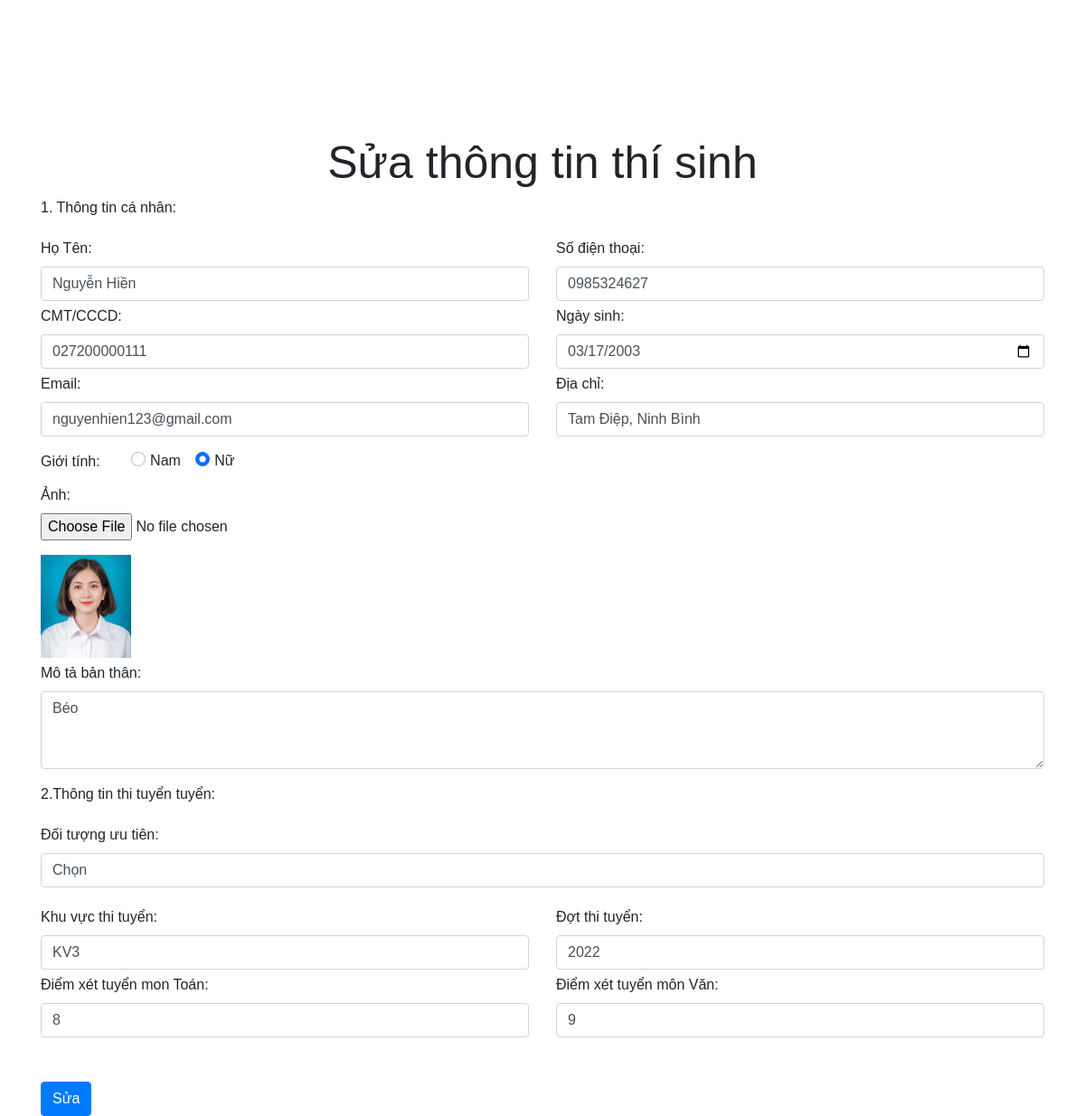
The page /doan/quantrihs/suahs.php?id=111 (signed in) on the database its author committed.
### tables this page shows
CREATE TABLE `hoso` (
  `Id_Hoso` int(255) NOT NULL,
  `Id` int(50) NOT NULL,
  `Ho_Ten` varchar(100) NOT NULL,
  `Ngay_Sinh` date NOT NULL,
  `Gioi_Tinh` varchar(10) NOT NULL,
  `Email` varchar(50) NOT NULL,
  `Dia_Chi` varchar(255) NOT NULL,
  `SDT` varchar(15) NOT NULL,
  `CCCD` varchar(15) NOT NULL,
  `Anh` varchar(1000) NOT NULL,
  `Ban_Than` varchar(1000) NOT NULL,
  `Uu_Tien` varchar(100) NOT NULL,
  `Khu_Vuc` varchar(30) NOT NULL,
  `Dot_Thi` int(200) NOT NULL,
  `Diemxt` double NOT NULL,
  `Diem_Van` int(11) NOT NULL,
  `To_Hop` varchar(20) NOT NULL
);

### doan/quantrihs/suahs.php (the view, shortened to what this page needs)
<?php
     $id = $_GET['id'];
    $cc="SELECT * FROM hoso WHERE Id = '$id'";
    global $conn;
    $x=mysqli_query($conn, $cc);
    $row = $x->fetch_assoc();
?>
<!DOCTYPE html>
<html lang="en">
<head>
    <link href="https://cdn.jsdelivr.net/npm/bootstrap@5.1.3/dist/css/bootstrap.min.css" rel="stylesheet"
>
    <link rel="stylesheet" href="https://cdnjs.cloudflare.com/ajax/libs/font-awesome/6.0.0-beta3/css/all.min.css">
    <link rel="stylesheet" href="https://maxcdn.bootstrapcdn.com/bootstrap/4.0.0/css/bootstrap.min.css"
>
    <link rel="stylesheet" type="text/css" href="//cdn.jsdelivr.net/npm/slick-carousel@1.8.1/slick/slick.css" />
    <link rel="stylesheet" href="dangkihoso.css">
    <link rel="stylesheet" href="../thituyen/footer.css">
    <link rel="stylesheet" href="../thituyen/menu.css">
</head>
<body>
    <section class="container">
        <div class="form-dangki">
            <h2>Sửa thông tin thí sinh</h2>
            <form action="guihs.php?id=<?php echo $_GET['id'] ?>" method="post" enctype="multipart/form-data"
                role="form">
                <p>1. Thông tin cá nhân: </p>
                <div class="row">
                    <div class="col">
                        <label for="fname">Họ Tên: </label>
                        <input type="text" class="form-control" placeholder="Nhập họ tên" name="hoten" value="<?php echo $row['Ho_Ten']?>">
                    </div>
                    <div class="col">
                        <label for="fphone">Số điện thoại: </label>
                        <input type="text" class="form-control" placeholder="Nhập số điện thoại" name="sdt" value="<?php echo $row['SDT']?>">
                    </div>
                </div>
                <div class="row">
                    <div class="col">
                        <label for="fphone">CMT/CCCD: </label>
                        <input type="text" class="form-control" placeholder="Nhập số thẻ căn cước" name="cccd" value="<?php echo $row['CCCD']?>">
                    </div>
                    <div class="col">
                        <label for="fphone">Ngày sinh: </label>
                        <input type="date" class="form-control" placeholder="Nhập ngày sinh" name="ngaysinh" value="<?php echo $row['Ngay_Sinh']?>">
                    </div>
                </div>
                <div class="row">
                    <div class="col">
                        <label for="fphone">Email: </label>
                        <input type="text" class="form-control" placeholder="Nhập Email" name="email" value="<?php echo $row['Email']?>">
                    </div>
                    <div class="col">
                        <label for="fphone">Địa chỉ: </label>
                        <input type="text" class="form-control" placeholder="Nhập nơi ở hiện tại" name="diachi" value="<?php echo $row['Dia_Chi']?>">
                    </div>
                </div>
                <div class="row">
                    <div class="col">
                        <label class="gioi-tinh" for="fgioitinh">Giới tính: </label>
                        <div class="form-check form-check-inline">
                            <input class="form-check-input" type="radio" id="inlineCheckbox1"
                                <?php if($row['Gioi_Tinh'] == 'Nam')  echo "checked = 'checked'"?>
                                name="gioitinh" value="Nam" >
                            <label class="form-check-label" for="inlineCheckbox1" name="gioitinh">Nam</label>
                        </div>
                        <div class="form-check form-check-inline">
                            <input class="form-check-input" type="radio" id="inlineCheckbox2"
                                <?php if($row['Gioi_Tinh'] == 'Nữ')  echo "checked = 'checked'"?>
                                name="gioitinh" value="Nữ">
                            <label class="form-check-label" for="inlineCheckbox2" name="gioitinh">Nữ</label>
                        </div>
                    </div>
                </div>
                <div class="row">
                    <div class="col">
                        <div class="form-group">
                            <label for="exampleFormControlFile1">Ảnh: </label>
                            <input type="file" class="form-control-file" id="exampleFormControlFile1" name="anh">
                        </div>
                        <img style="width:100px" src="<?php echo $row['Anh']?>" alt="">
                    </div>
                </div>
                <div class="row">
                    <div class="col">
                        <div class="form-group">
                            <label for="exampleFormControlTextarea1">Mô tả bản thân:</label>
                            <textarea class="form-control" id="exampleFormControlTextarea1" rows="3"
                                name="mota" ><?php echo $row['Ban_Than']?></textarea>
                        </div>
                    </div>
                </div>
                <p>2.Thông tin thi tuyển tuyển: </p>
                <div class="row">
                    <div class="col">
                        <div class="form-group">
                            <label for="inputAddress">Đối tượng ưu tiên: </label>
                            <input type="text" class="form-control" id="inputAddress"
                                placeholder="VD: Gia đình thuộc diện hộ nghèo" name="uutien" value="<?php echo $row['Uu_Tien']?>">
                        </div>
                    </div>
                </div>
                <div class="row">
                    <div class="col">
                        <label for="fphone">Khu vực thi tuyển: </label>
                        <input type="text" class="form-control" placeholder="Miền Bắc" name="khuvuc" value="<?php echo $row['Khu_Vuc']?>">
                    </div>
                    <div class="col">
                        <label for="fphone">Đợt thi tuyển: </label>
                        <input type="text" class="form-control" placeholder="VD:1,2,3,..." name="dotthi" value="<?php echo $row['Dot_Thi']?>">
                    </div>
                </div>
                <div class="row">
                    <div class="col">
                        <label for="fphone">Điểm xét tuyển mon Toán: </label>
                        <input type="text" class="form-control" placeholder="Miền Bắc" name="diemxt" value="<?php echo $row['Diemxt']?>">
                    </div>
                    <div class="col">
                        <label for="fphone">Điểm xét tuyển môn Văn: </label>
                        <input type="text" class="form-control" placeholder="Miền Bắc" name="diemxtv" value="<?php echo $row['Diem_Van']?>">
                    </div>
                </div>
                <br>
                <div class="btn-bottom">
                    <button type="submit" class="btn btn-primary">Sửa</button>
                </div>
            </form>
        </div>
    </section>
</body>
</html>

### doan/dangkihoso/dangkihoso.css (style rules this page uses)
.form-dangki { margin-top:150px; z-index:-10; }
.form-dangki h2 { text-align:center; font-size:50px; }
label { margin-top: 5px; }
.gioi-tinh { padding-right: 30px; }
.form-check { padding-top: 10px; }
.btn-bottom { padding-top: 25px; }

### doan/thituyen/menu.css (style rules this page uses)
* { margin: 0; padding: 0; font-family: sans-serif; }

### rows shown on the page
hoso: hoten "Nguyễn Hiền", sdt "0985324627", cccd "027200000111", ngaysinh "03/17/2003", email "nguyenhien123@gmail.com", diachi "Tam Điệp, Ninh Bình", Gioi_Tinh "☐ Nam", Gioi_Tinh "☑ Nữ", Anh (picture), mota "Béo", uutien "Chọn", khuvuc "KV3", dotthi "2022", diemxt "8", diemxtv "9"
